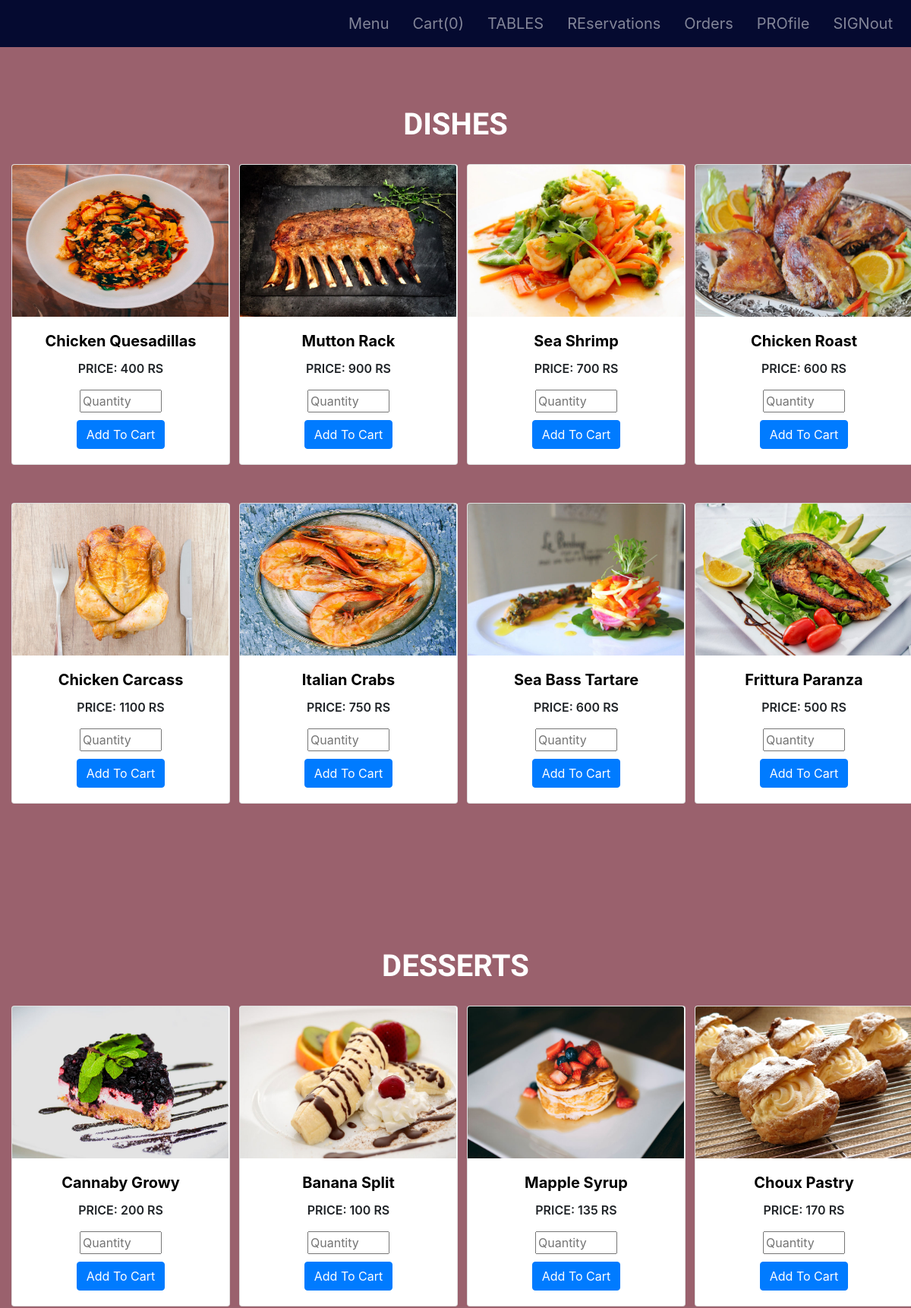
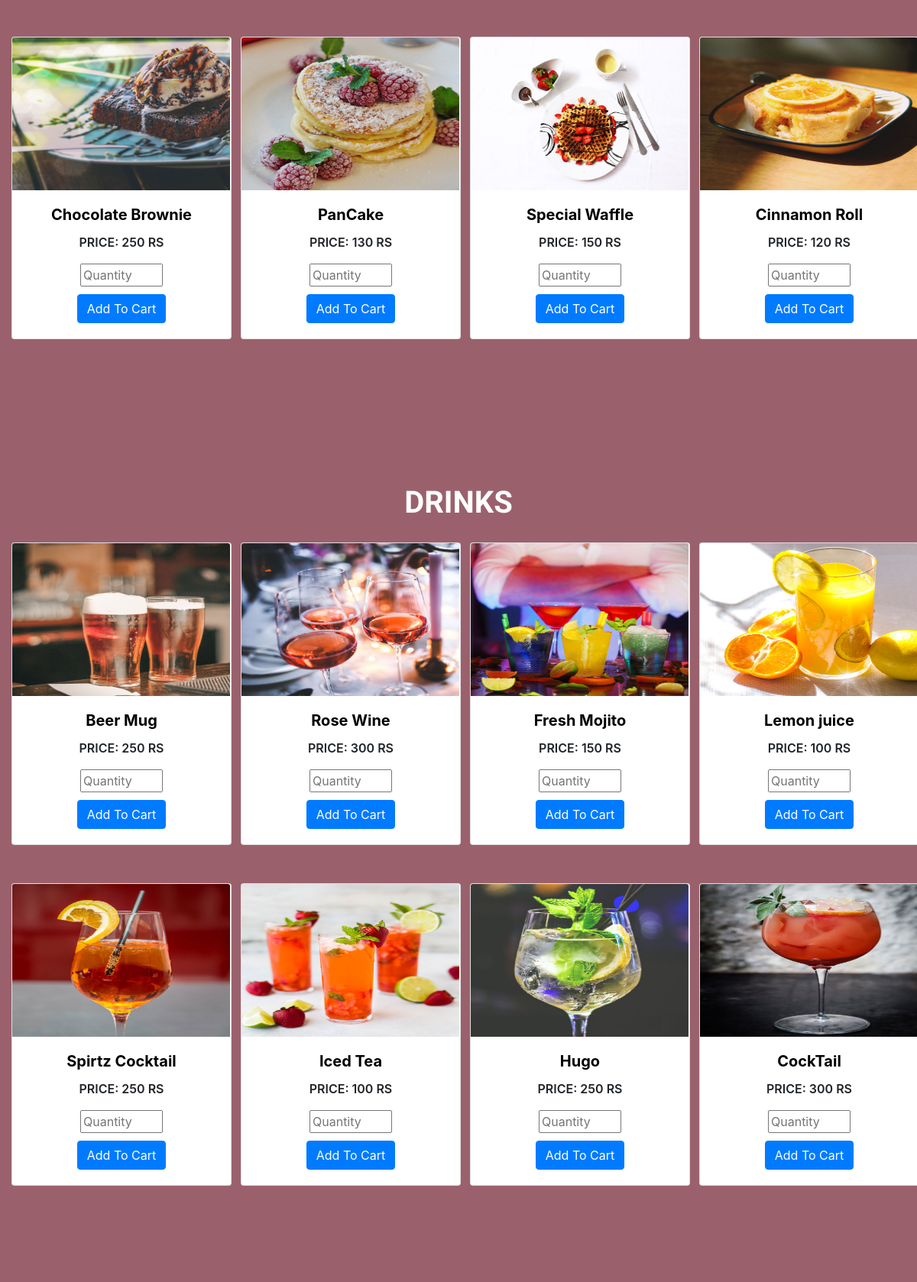
The app's page /mainbody.php (upper part) with its own data (2 pictures, top to bottom).
### tables this page shows
create table menu(
	item_id int not null AUTO_INCREMENT,
    item_name varchar(30),
    cost int ,
    Rating int,
    img varchar(2000),
    primary key(item_id)
    );

### functions.php (the view, shortened to what this page needs)
<?php
function oncard($image,$name,$cost,$productid)
{
$example="
<div class=\"our-cols col-lg-3\">
<form action=\"mainbody.php\" method=\"post\">
  <div class=\"ganesh-cards card\" style=\"width: 18rem;\">
  <img class=\"card-img-top\" src= \"$image\" alt=\"Card image cap\">
  <div class=\"card-body\">
  <h5 class=\"card-title\"style=\"color:black;font-weight:700\">$name</h5>
  <p style=\"font-weight:600\">PRICE: $cost RS</p>
  <div style=\"margin-bottom:10px\">
  <input type=\"int\" name=\"quantity\" placeholder=\"Quantity\" required style=\"width:108px\">
  </div>
  <input type=\"submit\" name='add' class=\"btn btn-primary\" value=\"Add To Cart\">
  <input type='hidden' name='product_id' value='$productid'>
  <input type='hidden' name='cost' value='$cost'>
  </div>
    </div>
    </form>
    </div>";
    print "$example";
}
?>

### mainbody.php (shortened to what this page needs)
<?php
    include('mysqli_connect.php');
    require_once('functions.php');
?>
<!DOCTYPE html>
<html lang="en" dir="ltr">
  <head>
<link rel="stylesheet" href="https://cdn.jsdelivr.net/npm/bootstrap@4.0.0/dist/css/bootstrap.min.css">
<link rel="stylesheet" href="styles.css">
<link rel="stylesheet" href="cart.css">
  </head>
  <body style="background-image:url('https://images.pexels.com/photos/6985260/pexels-photo-6985260.jpeg?auto=compress&cs=tinysrgb&w=400');background-size:cover;background-repeat:no-repeat">
    <?php
      require('navbar.php');
    ?>
<?php
    $query="select * from menu";
    $result=mysqli_query($dc,$query);
    $num=mysqli_num_rows($result);
    $v=1; ?>
    <?php
    while(($row=mysqli_fetch_array($result))&&($v<=$num))
    {
?>
    <?php if($v==1){ ?>
        <div class="our-row row">
        <div class="shashi">
  <h1 style="color:white">DISHES</h1>
    </div>
   <?php }?>
   <?php if($v==9){ ?>
        <div class="our-row row">
        <div class="shashi">
  <h1 style="color:white">DESSERTS</h1>
    </div>
   <?php }?>
   <?php if($v==17){ ?>
        <div class="our-row row">
        <div class="shashi">
  <h1 style="color:white">DRINKS</h1>
    </div>
   <?php }?>
   <?php if($v==25){ ?>
        <div class="our-row row">
        <div class="shashi">
    </div>
   <?php }?>
        <?php oncard ($row['img'],$row['item_name'],$row['cost'],$row['item_id']) ?>
  <?php
  if($v==8||$v==16||$v==24||$v==32)
  {
  print "</div>";
  }
   $v++; }
?>
  </body>
</html>

### navbar.php (shortened to what this page needs)
<nav class="navbar navbar-expand-lg navbar-dark position-sticky-top fixed-top" style="background-color:#050A30">
  <div class="collapse navbar-collapse" id="navbarText">
    <ul class="navbar-nav ml-auto">
      <li class="nav-item " >
        <a class="our-logo nav-link" href="mainbody.php" style="font-size:1.25rem">Menu</a>
      </li>
      <li class="nav-item ">
            <?php
            if(isset($_SESSION['cart']))
            {
                $count=count($_SESSION['cart']);
                print "<a class=\"our-logo nav-link\" href=\"cart.php\" style=\"font-size:1.25rem\">Cart($count)</a>";
            }
            else
            {
                $count=0;
                print "<a class=\"our-logo nav-link\" href=\"cart.php\" style=\"font-size:1.25rem\">Cart($count)</a>";
            }
            ?>
      </li>
      <li class="nav-item " >
        <a class="our-logo nav-link" href="reservation.php" style="font-size:1.25rem">TABLES</a>
      </li>
      <li class="nav-item">
    <a class="our-logo nav-link" href="yourreservations.php" style="font-size:1.25rem">REservations</a>
      </li>
      <li class="nav-item">
        <a class="our-logo nav-link" href="orders.php" style="font-size:1.25rem">Orders</a>
      </li>
      <li class="nav-item">
    <a class="our-logo nav-link" href="profile.php" style="font-size:1.25rem">PROfile</a>
      </li>
      <li class="nav-item">
    <a class="our-logo nav-link" href="logout.php" style="font-size:1.25rem">SIGNout</a>
      </li>
    </ul>
  </div>
</nav>

### styles.css (style rules this page uses)
h5 { color:black; font-weight: 700; }
body { background-color: #9A616D; }
.our-logo { margin-left:15px; }
.shashi { padding-top: 20px; padding-bottom: 20px; font-family: 'Shalimar', cursive; text-align: center; width: 100%; margin-top: 70px; }
.ganesh-cards { text-align: center; }
.our-row { margin-right: 0; margin-left: 0; }
.our-cols { margin-bottom: 50px; }
h1 { padding-top:50px; padding-bottom:0; font-weight: 900; }

### cart.css (style rules this page uses)
.card-img-top { width: 285px; height: 200px; }

### records on screen
menu: shows "DISHES", shows a picture, item_name "Chicken Quesadillas", cost "400"
menu: shows a picture, item_name "Mutton Rack", cost "900"
menu: shows a picture, item_name "Sea Shrimp", cost "700"
menu: shows a picture, item_name "Chicken Roast", cost "600"
menu: shows a picture, item_name "Chicken Carcass", cost "1100"
menu: shows a picture, item_name "Italian Crabs", cost "750"
menu: shows a picture, item_name "Sea Bass Tartare", cost "600"
menu: shows a picture, item_name "Frittura Paranza", cost "500"
menu: shows "DESSERTS", shows a picture, item_name "Cannaby Growy", cost "200"
menu: shows a picture, item_name "Banana Split", cost "100"
menu: shows a picture, item_name "Mapple Syrup", cost "135"
menu: shows a picture, item_name "Choux Pastry", cost "170"
menu: shows a picture, item_name "Chocolate Brownie", cost "250"
menu: shows a picture, item_name "PanCake", cost "130"
menu: shows a picture, item_name "Special Waffle", cost "150"
menu: shows a picture, item_name "Cinnamon Roll", cost "120"
menu: shows "DRINKS", shows a picture, item_name "Beer Mug", cost "250"
menu: shows a picture, item_name "Rose Wine", cost "300"
menu: shows a picture, item_name "Fresh Mojito", cost "150"
menu: shows a picture, item_name "Lemon juice", cost "100"
menu: shows a picture, item_name "Spirtz Cocktail", cost "250"
menu: shows a picture, item_name "Iced Tea", cost "100"
menu: shows a picture, item_name "Hugo", cost "250"
menu: shows a picture, item_name "CockTail", cost "300"

### other values on screen
$count "0"
